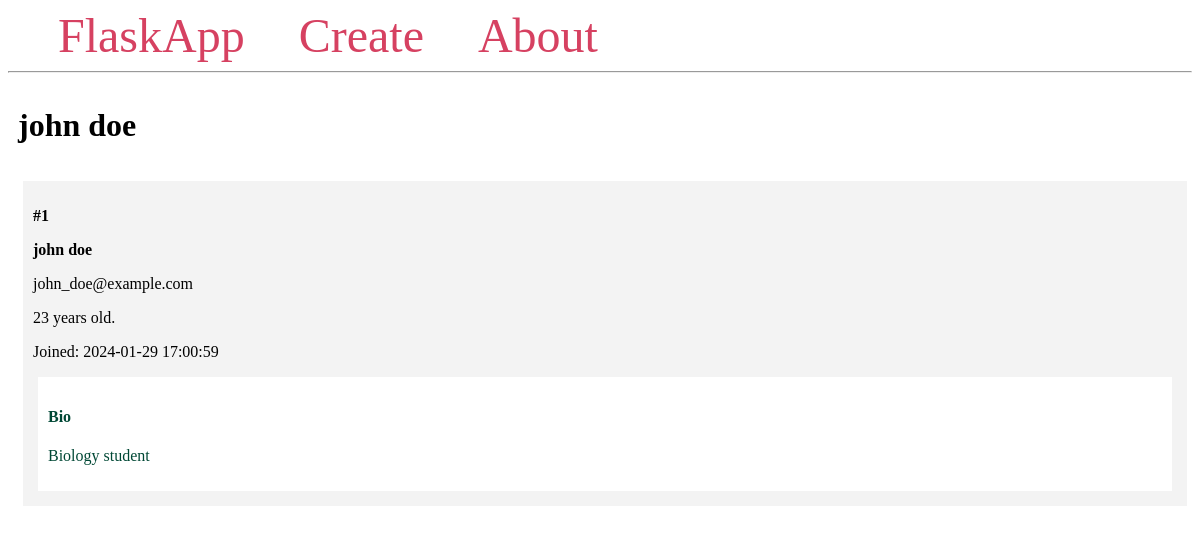
/1, run on an earlier commit of the app's database.
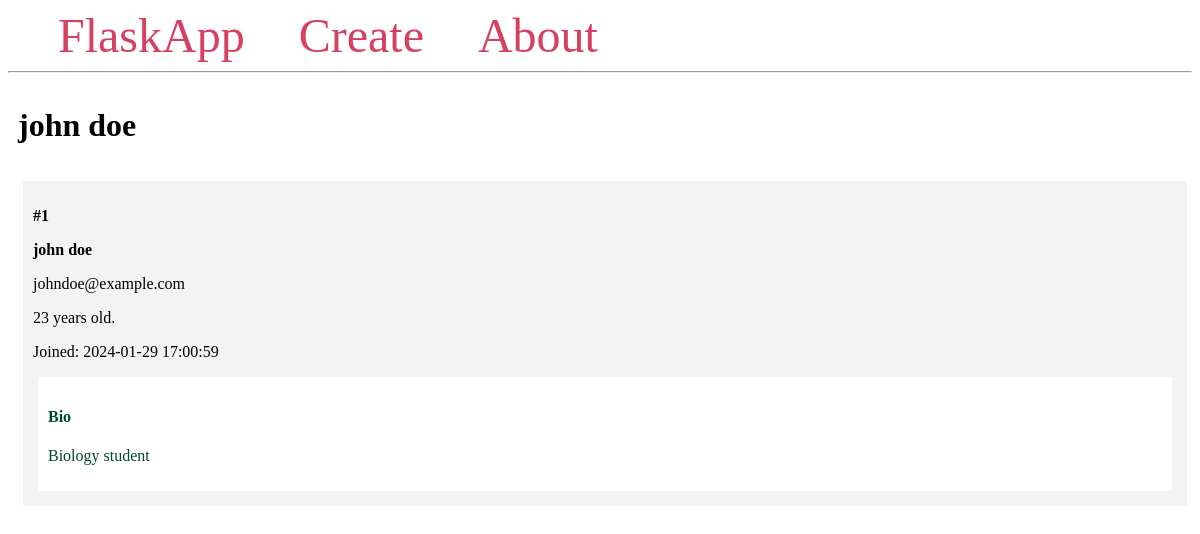
And on a later commit of the database.
### app.py (models this page shows, shortened)
class Student(db.Model):
    id = db.Column(db.Integer, primary_key=True)
    firstname = db.Column(db.String(100), nullable=False)
    lastname = db.Column(db.String(100), nullable=False)
    email = db.Column(db.String(80), unique=True, nullable=False)
    age = db.Column(db.Integer)
    created_at = db.Column(db.DateTime(timezone=True),
                           server_default=func.now())
    bio = db.Column(db.Text)

### app.py (the view)
@app.route('/<int:student_id>')
def student(student_id):
    student = Student.query.get_or_404(student_id)
    return render_template('student.html', student=student)

### templates/student.html
{% extends 'base.html' %}
{% block content %}
    <span class="title">
        <h1>{% block title %} {{ student.firstname }} {{ student.lastname }}{% endblock %}</h1>
    </span>
    <div class="content">
            <div class="student">
                <p><b>#{{ student.id }}</b></p>
                <b>
                    <p class="name">{{ student.firstname }} {{ student.lastname }}</p>
                </b>
                <p>{{ student.email }}</p>
                <p>{{ student.age }} years old.</p>
                <p>Joined: {{ student.created_at }}</p>
                <div class="bio">
                    <h4>Bio</h4>
                    <p>{{ student.bio }}</p>
                </div>
            </div>
    </div>
{% endblock %}

What changed in the data, as far as the page shows it:
changed Student "john": email "john_doe@example.com" → "johndoe@example.com"
